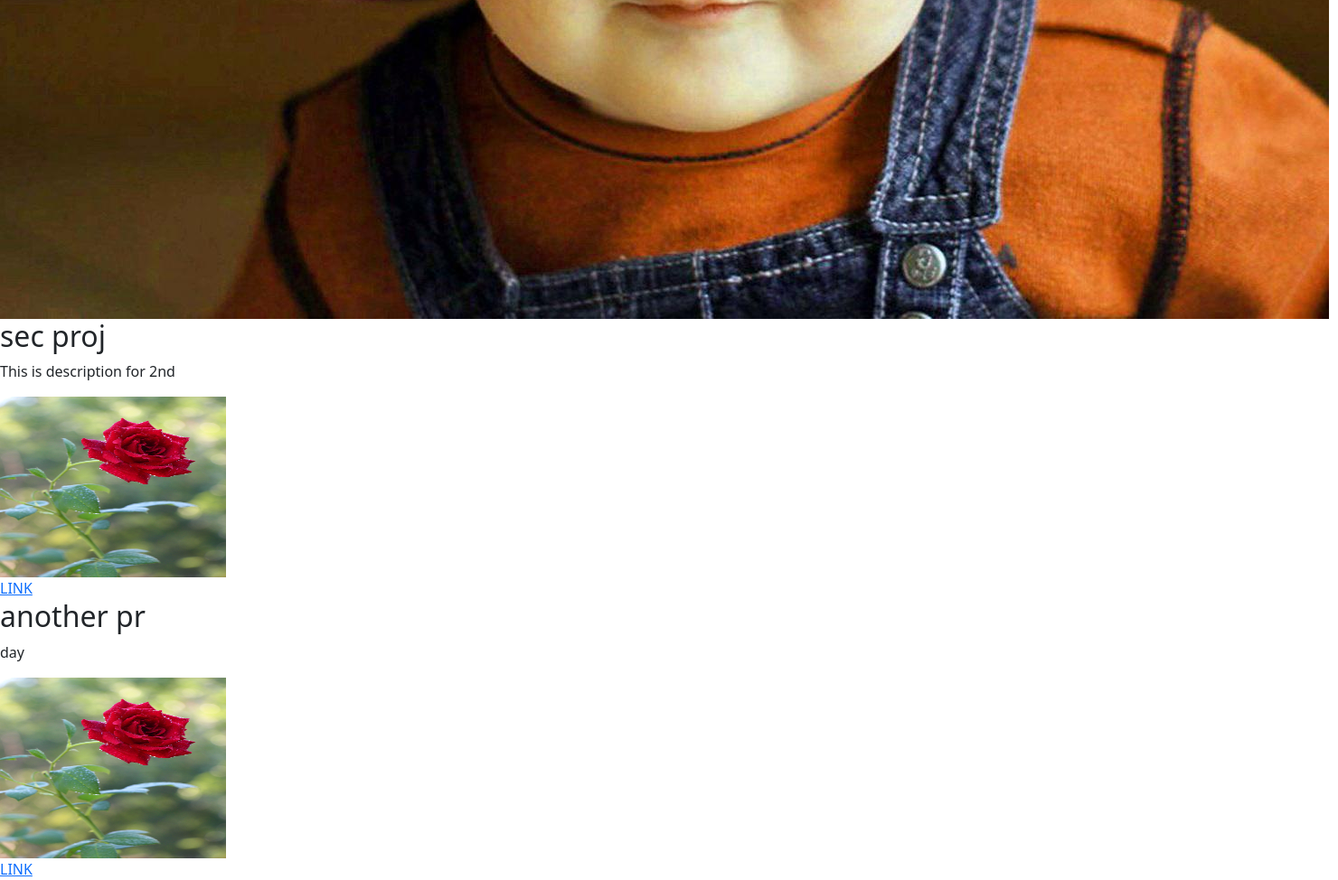
Before: / (lower part) with the older database file.
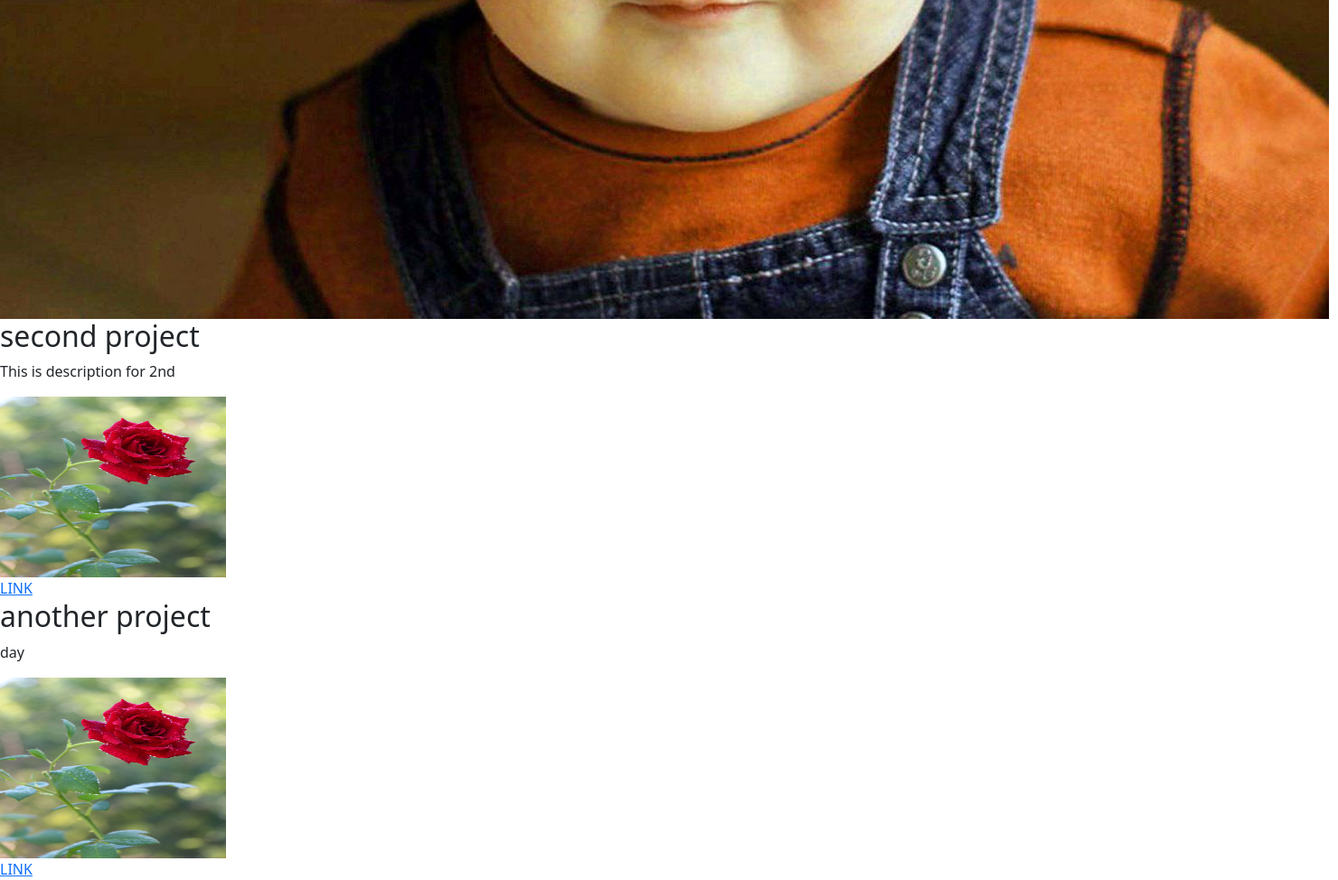
After: the same page with the newer database file.
### portfolio/models.py (models this page shows, shortened)
class Project (models.Model):
    title=models.CharField(max_length=50)
    description=models.CharField(max_length=120)
    images=models.ImageField(upload_to='portfolio/images')
    url=models.URLField(blank=True)

### portfolio/views.py (the view)
# urls.py: 2. Add a URL to urlpatterns:  path('', views.home, name='home')
def home(request):
    projects=Project.objects.all()
    return render(request,'portfolio/home.html',{'projects':projects})

### portfolio/templates/portfolio/home.html (shortened to what this page needs)
{% extends 'portfolio/base.html' %}
{% block content %}
<br>
{% load static %}
<br>
<br>
<img src="{% static 'portfolio/boy.jpg' %}">
{% for project in projects %}
<h2>{{project.title}}</h2>
<p>{{project.description}}</p>
<img src ={{project.images.url}} height="200" width="250" >
{% if project.url %}
<br>
<a href="{{project.url}}">LINK </a>
{% endif %}
{% endfor %}
{% endblock %}

### portfolio/templates/portfolio/base.html (shortened to what this page needs)
<!doctype html>
<html lang="en">
  <head>
    <link href="https://cdn.jsdelivr.net/npm/bootstrap@5.3.0/dist/css/bootstrap.min.css" rel="stylesheet">
  </head>
  <body>
    {% block content %}{% endblock %}
  </body>
</html>

Changed rows visible on the page:
changed Project "This is description for 2nd": title "sec proj" → "second project"
changed Project "day": title "another pr" → "another project"
